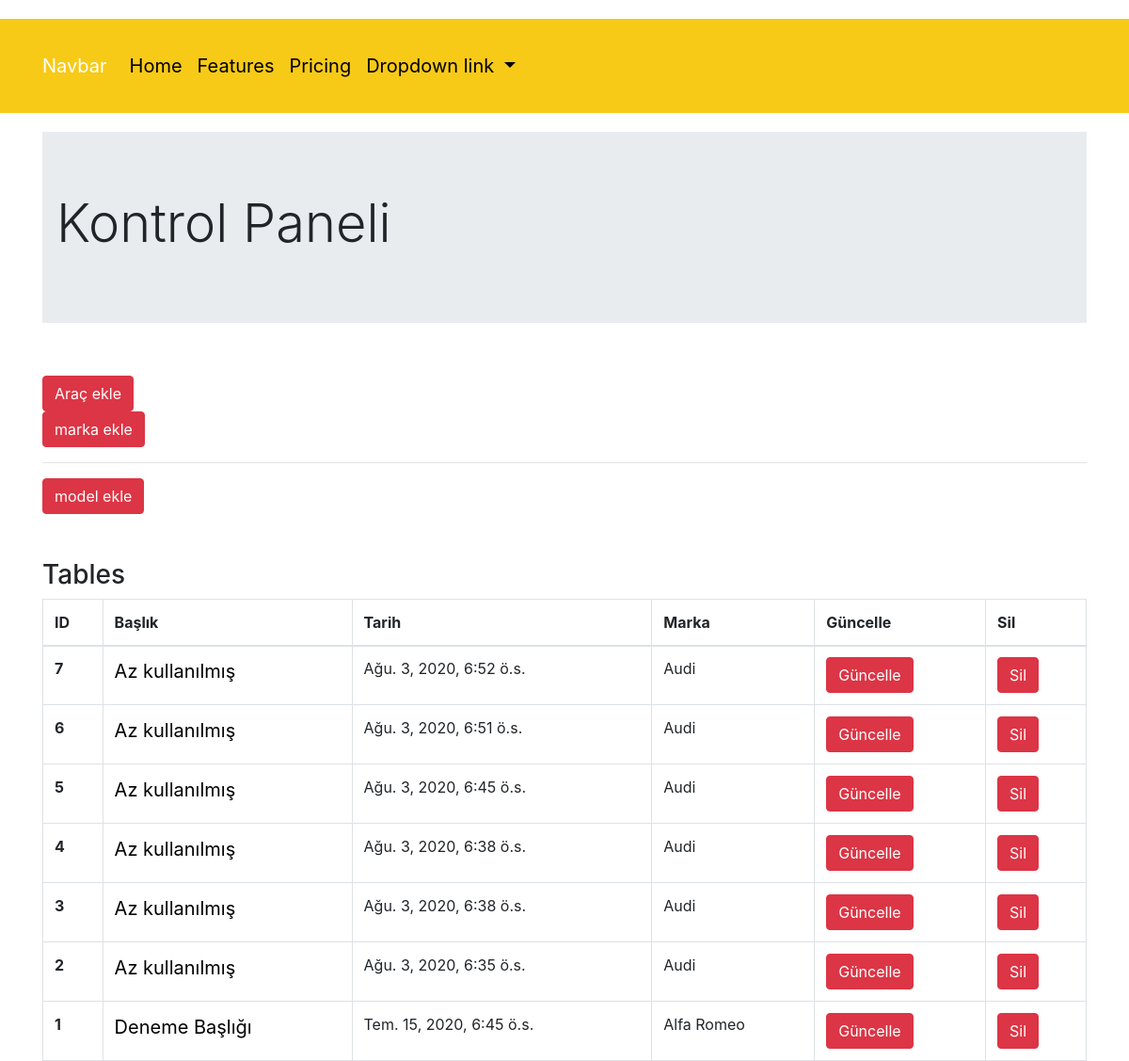
The app's page /cars/dashboard/ (signed in) with its own data.
### cars/models.py (models this page shows, shortened)
class GetMyCars(models.Model):
    title=models.CharField(max_length=120,verbose_name="Başlık")
    owner=models.ForeignKey("auth.User",verbose_name="Kullanıcı",on_delete=models.CASCADE)
    marka=models.ForeignKey(Marka,on_delete=models.CASCADE,verbose_name="Marka")
    model = models.ForeignKey(Model, on_delete=models.CASCADE, verbose_name="Model")
    content=models.TextField()
    km=models.IntegerField(verbose_name="Kilometre")
    add_date=models.DateTimeField(auto_now_add=True)
    gear = models.ForeignKey(Gear, on_delete=models.CASCADE, verbose_name="Vites")
    price=models.IntegerField(verbose_name="Fiyat")
    carYear=models.IntegerField(verbose_name="Yıl")
    car_img1=models.FileField(blank=True,null=True,verbose_name="Görsel")
    car_img2 = models.FileField(blank=True, null=True, verbose_name="Görsel")
    car_img3 = models.FileField(blank=True, null=True, verbose_name="Görsel")
    car_img4 = models.FileField(blank=True, null=True, verbose_name="Görsel")

class Marka(models.Model):
    markaName = models.CharField(max_length=120,verbose_name="marka")
    def __str__(self):
        return self.markaName

### cars/views.py (the view)
# urls.py: path('dashboard/',views.dashboard,name="dashboard"),
def dashboard(request):
    cars=GetMyCars.objects.filter(owner=request.user).order_by("-add_date")
    return render(request,"dashboard.html",{"cars":cars})

### template/dashboard.html
{% extends "layout.html" %}
{% block body %}
<div class="container">
<div class="jumbotron jumbotron-fluid">
  <div class="container">
    <h1 class="display-4">Kontrol Paneli</h1>
  </div>
</div>
<br>
<a href="/cars/addcar" class="btn btn-danger">Araç ekle</a>
<br>
  <a href="/cars/addMarka" class="btn btn-danger">marka ekle</a>
  <hr>
  <a href="/cars/addModel" class="btn btn-danger">model ekle</a>
<br>
  <br>
  <br>
                <h3 class="heading-2">Tables</h3>
                <table class="table table-bordered mb-0">
  <thead>
    <tr>
      <th scope="col">ID</th>
      <th scope="col">Başlık</th>
      <th scope="col">Tarih</th>
      <th scope="col">Marka</th>
      <th scope="col">Güncelle</th>
      <th scope="col">Sil</th>
    </tr>
  </thead>
  <tbody>
    <tr>
    {% for car in cars  %}
      <tr>
        <th scope="row">{{car.id}}</th>
        <td><a href="/cars/car/{{car.id}}">{{car.title}}</a></td>
        <td>{{car.add_date}}</td>
        <td>{{car.marka}}</td>
        <th><a href="/cars/car/update/{{car.id}}" class="btn btn-danger">Güncelle</a></th>
        <th><a href="/cars/car/delete/{{car.id}}" class="btn btn-danger">Sil</a></th>
      </tr>
    {% endfor %}
  </tbody>
</table>
</div>
{% endblock body %}

### template/layout.html (style rules this page uses)
body { background-image:url("http://jthemes.org/html/royalcars/assets/images/main-slider-04.jpg"); background-repeat:no-repeat; background-position:top center; }

### template/includes/newnawbar.html (style rules this page uses)
a { color:black; font-size:20px; }

### records on screen
GetMyCars: id "7", title "Az kullanılmış", add_date "Ağu. 3, 2020, 6:52 ö.s.", marka "Audi"
GetMyCars: id "6", title "Az kullanılmış", add_date "Ağu. 3, 2020, 6:51 ö.s.", marka "Audi"
GetMyCars: id "5", title "Az kullanılmış", add_date "Ağu. 3, 2020, 6:45 ö.s.", marka "Audi"
GetMyCars: id "4", title "Az kullanılmış", add_date "Ağu. 3, 2020, 6:38 ö.s.", marka "Audi"
GetMyCars: id "3", title "Az kullanılmış", add_date "Ağu. 3, 2020, 6:38 ö.s.", marka "Audi"
GetMyCars: id "2", title "Az kullanılmış", add_date "Ağu. 3, 2020, 6:35 ö.s.", marka "Audi"
GetMyCars: id "1", title "Deneme Başlığı", add_date "Tem. 15, 2020, 6:45 ö.s.", marka "Alfa Romeo"
